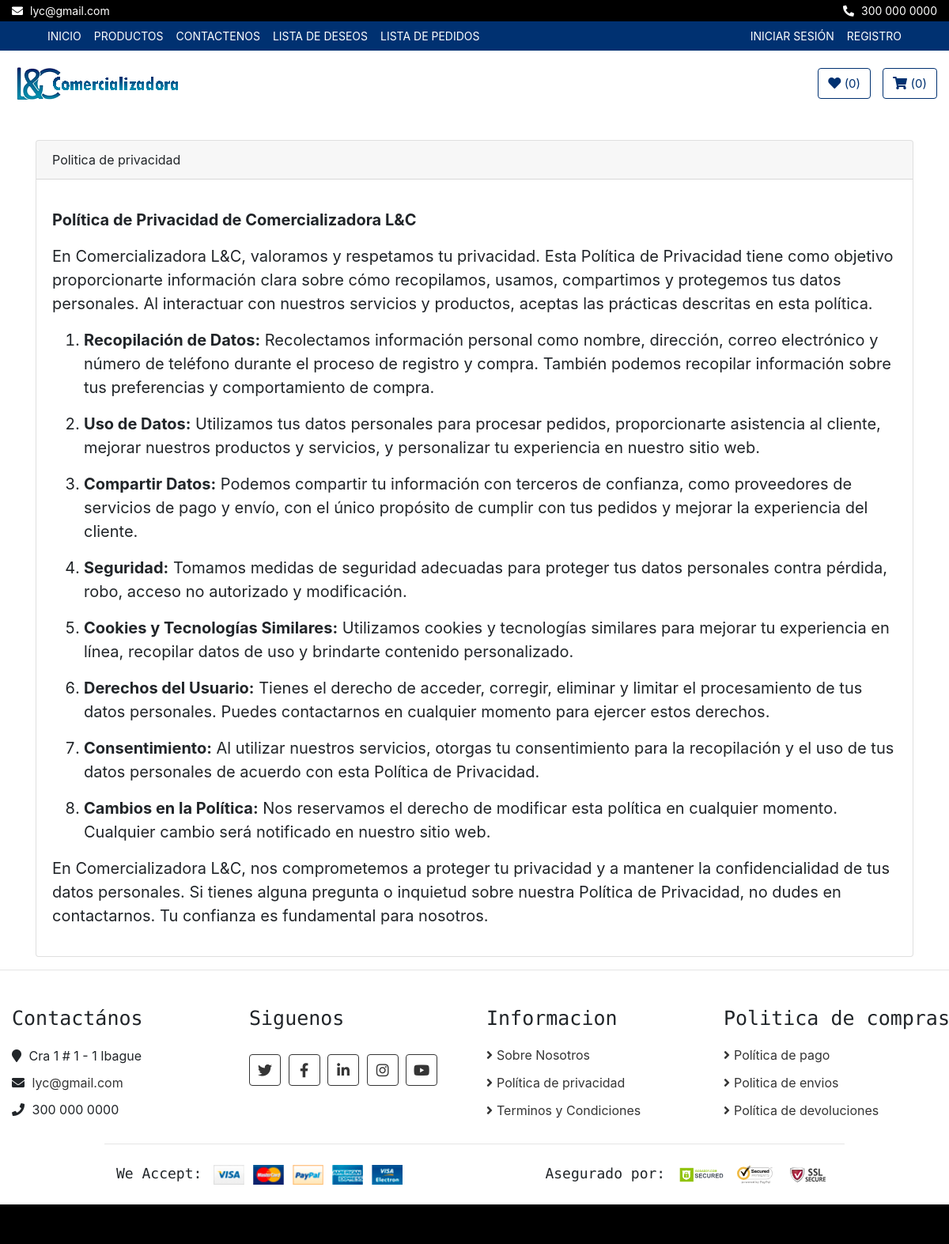
Page /politicas/politica-privacidad/ on the committed database.
### politicas/models.py (models this page shows, shortened)
class CorreoEmpresa(models.Model):
    direccion = models.CharField(max_length=100)
    correo = models.EmailField(unique=True)
    telefono = models.CharField(max_length=20)

class Polprivacidad(models.Model):
    titulo = models.CharField(max_length=50)
    contenido = RichTextField()

### politicas/views.py (the view)
# urls.py: path('politica-privacidad/', views.privacidad, name='politica-privacidad'),
def privacidad(request):
    polprivas = Polprivacidad.objects.all()
    context = {'polprivas': polprivas}
    return render(request, 'politicas/politica_privacidad.html', context)

### core/context_processors.py (called while the page is built)
def correo_empresa(request):
    correo_empresa = CorreoEmpresa.objects.first()
    return {'correo_empresa': correo_empresa}

### politicas/templates/politicas/politica_privacidad.html (shortened to what this page needs)
{% extends 'core/base.html' %}
{% load static %}
{% block content %}
    <div class="container">
        {% for polpriva in polprivas %}
            <div class="card">
                <div class="card-header">{{ polpriva.titulo }}</div>
                <div class="card-body">
                    <blockquote class="blockquote mb-0">
                        <p>{{ polpriva.contenido | safe }}</p>
                    </blockquote>
                </div>
            </div>
        {% endfor %}
    </div>
{% endblock %}

### core/templates/core/base.html (shortened to what this page needs)
<!DOCTYPE html>
<html lang="es">
<head>
  {% load static %}
  <link rel="stylesheet" href="https://cdnjs.cloudflare.com/ajax/libs/font-awesome/5.15.3/css/all.min.css">
  <link href="https://stackpath.bootstrapcdn.com/bootstrap/4.4.1/css/bootstrap.min.css" rel="stylesheet" />
  <link href="https://cdnjs.cloudflare.com/ajax/libs/font-awesome/5.10.0/css/all.min.css" rel="stylesheet" />
  <link href="{% static 'core/css/mainstyle.css' %}" rel="stylesheet" />
  <link rel="stylesheet" href="{% static 'lib/slick/slick.css' %}" type="text/css">
  <link rel="stylesheet" href="{% static 'lib/slick/slick-theme.css' %}" type="text/css">
<link href="https://stackpath.bootstrapcdn.com/bootstrap/4.5.2/css/bootstrap.min.css" rel="stylesheet">
</head>
  <body>
    <div class="top-bar">
      <div class="container-fluid">
        <div class="row">
          <div class="col-sm-6">
            <i class="fa fa-envelope"></i>
            {{ correo_empresa.correo }}
          </div>
          <div class="col-sm-6">
            <i class="fa fa-phone-alt"></i>
            {{ correo_empresa.telefono }}
          </div>
        </div>
      </div>
    </div>
    <div class="nav">
      <div class="container-fluid">
        <nav class="navbar navbar-expand-md bg-dark navbar-dark">
          <div class="collapse navbar-collapse justify-content-between" id="navbarCollapse">
            <div class="navbar-nav mr-auto">
              <a href="{% url 'home' %}" class="nav-item nav-link">Inicio</a>
              <a href="{% url 'product_list' %}" class="nav-item nav-link">Productos</a>
              <a href="{% url 'contact' %}" class="nav-item nav-link">Contactenos</a>
              <a href="{% url 'wishlist' %}" class="nav-item nav-link">Lista de Deseos</a>
              <a href="{% url 'pedidos_view' %}" class="nav-item nav-link">Lista de Pedidos</a>
            </div>
            <div class="navbar-nav ml-auto">
              {% if not request.user.is_authenticated %}
                <li class="nav-item">
                  <a class="nav-link" href="{% url 'login' %}">Iniciar sesión</a>
                </li>
                <li class="nav-item">
                  <a class="nav-link" href="{% url 'signup' %}">Registro</a>
                </li>
              {% endif %}
            </div>
          </div>
        </nav>
      </div>
    </div>
    <header class="masthead">
      <div class="bottom-bar">
        <div class="container-fluid">
          <div class="row align-items-center">
            <div class="col-md-9">
              <div class="logo">
                <a href="{% url 'home' %}">
                  <img src="/static/core/img/logo.png" alt="Logo" />
                </a>
              </div>
            </div>
            <div class="col-md-3">
              <div class="user">
                  {% if user.is_authenticated %}
                  <a href="{% url 'wishlist' %}" class="btn wishlist">
                      <i class="fa fa-heart"></i>
                      <span>({{ request.session.wishlist|length }})</span>
                  </a>
                  <a href="{% url 'cart' %}" class="btn cart" id="cart">
                      <i class="fa fa-shopping-cart"></i>
                      <span>({{ request.session.cart|length }})</span>
                  </a>
                  {% else %}
                  <a href="{% url 'login' %}" class="btn wishlist" id="wishlist">
                      <i class="fa fa-heart"></i>
                      <span>({{ request.session.wishlist|length }})</span>
                  </a>
                  <a href="{% url 'login' %}" class="btn cart">
                      <i class="fa fa-shopping-cart"></i>
                      <span>({{ request.session.cart|length }})</span>
                  </a>
                  {% endif %}
              </div>
          </div>
          </div>
        </div>
      </div>
    </header>
    {% block content%}
    {% endblock%}
    {% if request.path != "/" %}
    <hr />
    {% endif %}
    <div class="footer_container">
      <div class="footer">
        <div class="container-fluid">
          <div class="row">
            <div class="col-lg-3 col-md-6">
              <div class="footer-widget">
                <h2>Contactános</h2>
                <div class="contact-info">
                  <p>
                    <i class="fa fa-map-marker"></i> {{ correo_empresa.direccion }}
                  </p>
                  <p>
                    <i class="fa fa-envelope"></i>
                    <a href="mailto:{{ correo_empresa.correo }}" target="_blank"
                      style="color: #353535; text-decoration: none;">{{ correo_empresa.correo }}</a>
                  </p>
                  <p><i class="fa fa-phone"></i> {{ correo_empresa.telefono }}</p>
                </div>
              </div>
            </div>
            <div class="col-lg-3 col-md-6">
              <div class="footer-widget">
                <h2>Siguenos</h2>
                <div class="contact-info">
                  <div class="social">
                    <a href="https://twitter.com/" target="_blank"><i class="fab fa-twitter"></i></a>
                    <a href="https://www.facebook.com/" target="_blank"><i class="fab fa-facebook-f"></i></a>
                    <a href="https://www.linkedin.com/" target="_blank"><i class="fab fa-linkedin-in"></i></a>
                    <a href="https://www.instagram.com/" target="_blank"><i class="fab fa-instagram"></i></a>
                    <a href="https://youtu.be/E_xaxzYjc7I" target="_blank"><i class="fab fa-youtube"></i></a>
                  </div>
                </div>
              </div>
            </div>
            <div class="col-lg-3 col-md-6">
              <div class="footer-widget">
                <h2>Informacion</h2>
                <ul>
                  <li><a href="{% url 'sobre-nosotros' %}">Sobre Nosotros</a></li>
                  <li><a href="{% url 'politica-privacidad' %}">Política de privacidad</a></li>
                  <li><a href="{% url 'terminos-condiciones' %}">Terminos y Condiciones</a></li>
                </ul>
              </div>
            </div>
            <div class="col-lg-3 col-md-6">
              <div class="footer-widget">
                <h2>Politica de compras</h2>
                <ul>
                  <li><a href="{% url 'politica-pagos' %}">Política de pago</a></li>
                  <li><a href="{% url 'politica-envios' %}">Politica de envios</a></li>
                  <li><a href="{% url 'politica-devoluciones' %}">Política de devoluciones</a></li>
                </ul>
              </div>
            </div>
          </div>
          <div class="row payment align-items-center">
            <div class="col-md-6">
              <div class="payment-method">
                <h2>We Accept:</h2>
                <img src="{% static 'core/img/payment-method.png' %}" alt="Payment Method" />
              </div>
            </div>
            <div class="col-md-6">
              <div class="payment-security">
                <h2>Asegurado por:</h2>
                <img src="{% static 'core/img/godaddy.svg' %}" alt="Payment Security" />
                <img src="{% static 'core/img/norton.svg' %}" alt="Payment Security" />
                <img src="{% static 'core/img/ssl.svg' %}" alt="Payment Security" />
              </div>
            </div>
          </div>
        </div>
      </div>
      <div class="footer-bottom">
      </div>
    </div>
  </body>
</html>

### core/static/core/css/mainstyle.css (style rules this page uses)
body { color: #353535; font-family: 'Open Sans', sans-serif; font-weight: 400; background: #f3f6ff; }
a { color: #003171; }
h2 { font-family: 'Source Code Pro', monospace; font-weight: 700; }
@media (min-width: 992px) { .container-fluid { padding-right: 60px; padding-left: 60px; } }
.btn { color: #003171; background: #ffffff; }
.top-bar { padding: 3px 0; font-size: 14px; color: #ffffff; background: #000000; }
.top-bar i { margin-right: 5px; }
.top-bar .col-sm-6:first-child { text-align: left; }
.top-bar .col-sm-6:last-child { text-align: right; }
.nav { position: relative; }
@media (min-width: 992px) { .nav .container-fluid { padding-left: 52px; padding-right: 52px; } }
.nav .navbar { height: 100%; padding: 0; }
@media (min-width: 768px) { .nav, .nav .navbar { background: #003171 !important; } }
@media (min-width: 768px) { .nav .navbar-dark a.nav-link { color: #ffffff; font-size: 14px; text-transform: uppercase; } }
.bottom-bar { padding: 15px 0; background: #ffffff; margin-bottom: 30px; }
.bottom-bar .logo { text-align: left; overflow: hidden; }
.bottom-bar .logo a img { max-height: 60px; }
.bottom-bar .user { font-size: 0; text-align: right; }
.bottom-bar .user .wishlist { margin-right: 15px; }
.bottom-bar .user .cart i, .bottom-bar .user .wishlist i { color: #003171; }
.bottom-bar .user .cart span, .bottom-bar .user .wishlist span { color: #003171; font-size: 15px; }
@media (min-width: 768px) { .bottom-bar { max-height: 90px; } }
.footer { position: relative; padding: 30px 0 0 0; background: #ffffff; }
.footer .footer-widget { position: relative; width: 100%; margin-bottom: 30px; }
.footer .footer-widget h2 { font-size: 25px; white-space: nowrap; margin-bottom: 20px; }
.footer .footer-widget ul { margin: 0; padding: 0; list-style: none; }
.footer .footer-widget ul li { margin-bottom: 12px; }
.footer .footer-widget ul li:last-child { margin-bottom: 0; }
.footer .footer-widget ul li a { color: #353535; white-space: nowrap; display: block; line-height: 23px; transition: all .3s; }
.footer .footer-widget ul li a::before { content: '\f105'; font-family: 'Font Awesome 5 Free'; font-weight: 900; padding-right: 5px; }
.footer .contact-info p { margin-bottom: 10px; font-size: 16px; }
.footer .contact-info p i { margin-right: 5px; }
.footer .social { position: relative; width: 100%; }
.footer .social a { display: inline-block; margin: 10px 5px 0 0; width: 40px; height: 40px; padding: 6px 0; text-align: center; font-size: 18px; color: #353535; border: 1px solid #353535; border-radius: 4px; transition: all .3s; }
.footer .payment { padding-top: 25px; padding-bottom: 25px; border-top: 1px solid rgba(0,0,0,.1); }
@media (min-width: 992px) { .footer .payment { max-width: 80%; margin: 0 auto; } }
.footer .payment-method, .footer .payment-security { overflow: hidden; }
.footer .payment-method { text-align: left; }
.footer .payment-security { text-align: right; }
.footer .payment-method h2, .footer .payment-security h2 { display: inline-block; margin: 0 10px 0 0; font-size: 18px; font-weight: 400; line-height: 22px; }
.footer .payment-method img, .footer .payment-security img { height: 25px; }
.footer-bottom { position: relative; padding: 25px 0; background: #000000; }

### core/templates/core/base.html (style rules this page uses)
.cart { color: #003171; background: #ffffff; border-color: #003171; }
.wishlist { color: #003171; background: #ffffff; border-color: #003171; }

### rows in the picture
CorreoEmpresa: correo "lyc@gmail.com", telefono "300 000 0000", direccion "Cra 1 # 1 - 1 Ibague"
Polprivacidad: titulo "Politica de privacidad", contenido "Política de Privacidad de Comercializadora L&C En Comercializadora L&C, valoramos y respetamos tu privacidad. Esta Política de Privacidad tiene como objetivo proporcionarte información clara sobre cómo recopilamos, usamos, compartimos y protegemos tus datos personales. Al interactuar con nuestros servicios y productos, aceptas las prácticas descritas en esta política. Recopilación de Datos: Recolectamos información personal como nombre, dirección, correo electrónico y número de teléfono durante el proceso de registro y compra. También podemos recopilar información sobre tus preferencias y comportamiento de compra. Uso de Datos: Utilizamos tus datos personales para procesar pedidos,…"

### other values in the picture
{{ request.session.wishlist|length }} "0"
{{ request.session.cart|length }} "0"
